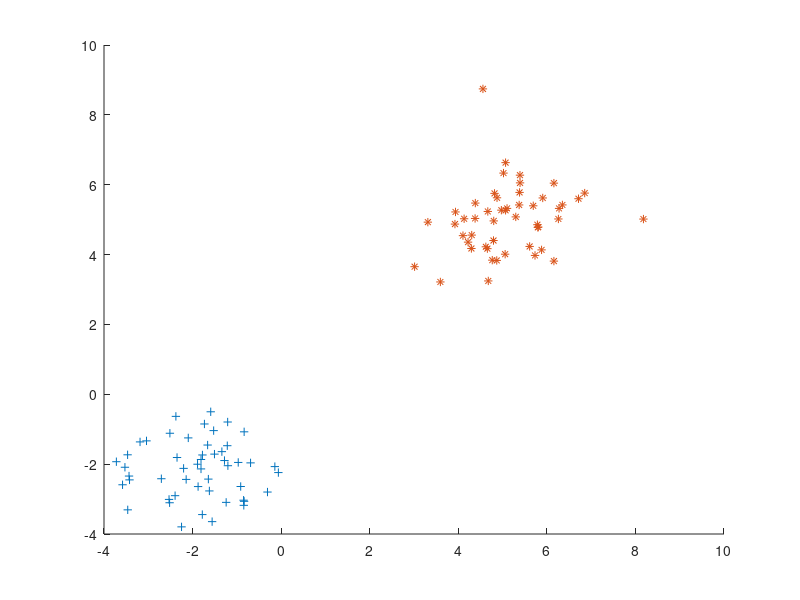

This figure's MATLAB source: (Note: this script raises an error after producing the figure.)

sample_size1=50;
sample_size2=50;


mu1=[5,5]';
sigma1=[1,0;0,1]
r1 = mvnrnd(mu1,sigma1,sample_size1);

mu2=[-2,-2]';
sigma2=[1,0;0,1];
r2 = mvnrnd(mu2,sigma2,sample_size2);


points=[r1;r2];
labels1=zeros(size(r1,1),1);
labels2=ones(size(r2,1),1);
labels2((r2(:,1)>=-2)+(r2(:,2)>=-2)==2)=1;
labels=[labels1;labels2];

hold on
x=points(:,1);
y=points(:,2);
plot(x(labels==1),y(labels==1),'+')
plot(x(labels==0),y(labels==0),'*')
options = sdpsettings('verbose', 0, 'solver', 'mosek');


N=size(points,1);
dims=size(points,2);
    
y = sdpvar(N,1);
w = sdpvar(dims,1);
w0 = sdpvar();
e = ones(N,1);
obj = e'*y;

cons = [y>=0;y >= 1 - (2*labels-1).*(points*w - w0)];
out = optimize(cons,obj,options);


w0=value(w0);
w1=value(w(1));
w2=value(w(2));

x=-5:0.1:5'
y=(w0-w1*x)/w2;
plot(x,y)
